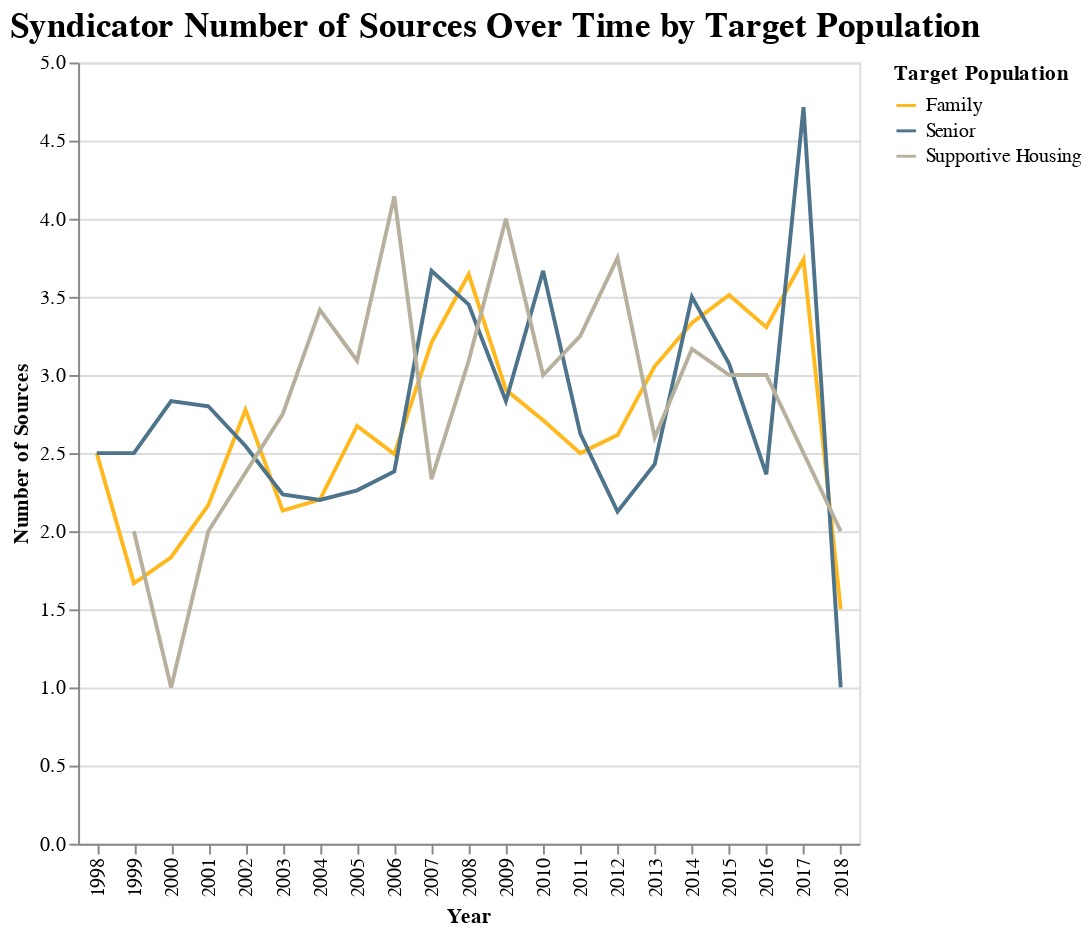

Notebook code cell kept with this figure:
### Code cell
matches_target_pop = matches_target_pop[matches_target_pop.Year > "1997"]
alt.Chart(matches_target_pop).mark_line().encode(
    x='Year',
    y='Number of Sources',
    color="Target Population"
).configure(background="#ffffff").configure_legend().properties(
    title={
      "text": ["Syndicator Number of Sources Over Time by Target Population"]})

### Figure 1 — Vega-Lite specification as saved in the notebook (floating-point values rounded to 4 significant figures)
{"width": 400, "height": 400, "config": {"title": {"fontSize": 18, "font": "Veranda Regular", "anchor": "start", "fontColor": "#000000"}, "range": {"category": ["#FFB81D", "#4E748B", "#B7B09D"], "diverging": ["#FFB81D", "#4E748B", "#B7B09D"]}, "legend": {"labelFont": "Veranda Regular", "labelLimit": 0}, "background": "#ffffff"}, "data": {"name": "data-61fdec16fd8d05d05bc00836a6a46675"}, "mark": "line", "encoding": {"color": {"type": "nominal", "field": "Target Population"}, "x": {"type": "nominal", "field": "Year"}, "y": {"type": "quantitative", "field": "Number of Sources"}}, "title": {"text": ["Syndicator Number of Sources Over Time by Target Population"]}, "$schema": "https://vega.github.io/schema/vega-lite/v4.0.2.json", "datasets": {"data-61fdec16fd8d05d05bc00836a6a46675": [{"Year": "1998", "Target Population": "Family", "yr_pis": 2000.0, "units_n": 94.0, "units_li": null, "units_ot": null, "Number of Sources": 2.5, "totalcost": 7083000.0, "id": 1905.0, "yr_pis_y": 2000.0, "n_units": 94.0, "li_units": 77.25, "type": 1.0, "credit": 2.0, "bond": 2.0, "con_stdate_PIS": 1998.0, "totalcost_adj": 11110000.0, "Cost Per Unit": 113300.0}, {"Year": "1998", "Target Population": "Senior", "yr_pis": 1999.0, "units_n": 65.0, "units_li": null, "units_ot": null, "Number of Sources": 2.5, "totalcost": 4479000.0, "id": 374.0, "yr_pis_y": 1998.0, "n_units": 63.0, "li_units": 62.5, "type": 1.0, "credit": 2.0, "bond": 2.0, "con_stdate_PIS": 1996.0, "totalcost_adj": 7025000.0, "Cost Per Unit": 107900.0}, {"Year": "1999", "Target Population": "Family", "yr_pis": 2000.0, "units_n": 91.0, "units_li": null, "units_ot": null, "Number of Sources": 1.667, "totalcost": 7887000.0, "id": 939.7, "yr_pis_y": 2000.0, "n_units": 91.0, "li_units": 90.33, "type": 1.0, "credit": 2.0, "bond": 2.0, "con_stdate_PIS": 1998.0, "totalcost_adj": 12100000.0, "Cost Per Unit": 134800.0}, {"Year": "1999", "Target Population": "Senior", "yr_pis": 2000.0, "units_n": 56.5, "units_li": null, "units_ot": null, "Number of Sources": 2.5, "totalcost": 4298000.0, "id": 1351.0, "yr_pis_y": 1999.0, "n_units": 56.0, "li_units": 56.0, "type": 1.0, "credit": 2.0, "bond": 2.0, "con_stdate_PIS": 1997.0, "totalcost_adj": 6595000.0, "Cost Per Unit": 118700.0}, {"Year": "1999", "Target Population": "Supportive Housing", "yr_pis": 2001.0, "units_n": 40.0, "units_li": null, "units_ot": null, "Number of Sources": 2.0, "totalcost": 6904000.0, "id": 1372.0, "yr_pis_y": 2001.0, "n_units": 40.0, "li_units": 40.0, "type": 2.0, "credit": 2.0, "bond": 2.0, "con_stdate_PIS": 1999.0, "totalcost_adj": 10590000.0, "Cost Per Unit": 264900.0}, {"Year": "2000", "Target Population": "Family", "yr_pis": 2001.0, "units_n": 95.25, "units_li": null, "units_ot": null, "Number of Sources": 1.833, "totalcost": 7617000.0, "id": 1866.0, "yr_pis_y": 2001.0, "n_units": 96.12, "li_units": 75.12, "type": 1.143, "credit": 2.0, "bond": 2.0, "con_stdate_PIS": 1999.0, "totalcost_adj": 11310000.0, "Cost Per Unit": 123300.0}, {"Year": "2000", "Target Population": "Senior", "yr_pis": 2001.0, "units_n": 59.67, "units_li": null, "units_ot": null, "Number of Sources": 2.833, "totalcost": 7229000.0, "id": 1526.0, "yr_pis_y": 2001.0, "n_units": 59.67, "li_units": 59.0, "type": 1.333, "credit": 2.0, "bond": 2.0, "con_stdate_PIS": 1999.0, "totalcost_adj": 10730000.0, "Cost Per Unit": 170300.0}, {"Year": "2000", "Target Population": "Supportive Housing", "yr_pis": 2001.0, "units_n": 35.0, "units_li": null, "units_ot": null, "Number of Sources": 1.0, "totalcost": 1628000.0, "id": 4482.0, "yr_pis_y": 2001.0, "n_units": 34.0, "li_units": 34.0, "type": 2.0, "credit": 2.0, "bond": 2.0, "con_stdate_PIS": 1999.0, "totalcost_adj": 2417000.0, "Cost Per Unit": 69040.0}, {"Year": "2001", "Target Population": "Family", "yr_pis": 2002.0, "units_n": 78.0, "units_li": null, "units_ot": null, "Number of Sources": 2.167, "totalcost": 8334000.0, "id": 1233.0, "yr_pis_y": 2002.0, "n_units": 78.0, "li_units": 65.14, "type": 1.0, "credit": 2.0, "bond": 2.0, "con_stdate_PIS": 2000.0, "totalcost_adj": 12030000.0, "Cost Per Unit": 135200.0}, {"Year": "2001", "Target Population": "Senior", "yr_pis": 2003.0, "units_n": 54.67, "units_li": null, "units_ot": null, "Number of Sources": 2.8, "totalcost": 6462000.0, "id": 1468.0, "yr_pis_y": 2002.0, "n_units": 54.67, "li_units": 54.33, "type": 1.0, "credit": 2.0, "bond": 2.0, "con_stdate_PIS": 2000.0, "totalcost_adj": 9328000.0, "Cost Per Unit": 172500.0}, {"Year": "2001", "Target Population": "Supportive Housing", "yr_pis": 2002.0, "units_n": 41.75, "units_li": null, "units_ot": null, "Number of Sources": 2.0, "totalcost": 4319000.0, "id": 1766.0, "yr_pis_y": 2002.0, "n_units": 41.75, "li_units": 41.5, "type": 1.25, "credit": 2.0, "bond": 2.0, "con_stdate_PIS": 2000.0, "totalcost_adj": 6235000.0, "Cost Per Unit": 177200.0}, {"Year": "2002", "Target Population": "Family", "yr_pis": 2003.0, "units_n": 64.56, "units_li": null, "units_ot": null, "Number of Sources": 2.778, "totalcost": 8772000.0, "id": 1189.0, "yr_pis_y": 2003.0, "n_units": 64.5, "li_units": 62.44, "type": 1.278, "credit": 2.0, "bond": 1.944, "con_stdate_PIS": 2001.0, "totalcost_adj": 12470000.0, "Cost Per Unit": 189600.0}, {"Year": "2002", "Target Population": "Senior", "yr_pis": 2003.0, "units_n": 76.45, "units_li": null, "units_ot": null, "Number of Sources": 2.545, "totalcost": 8006000.0, "id": 2466.0, "yr_pis_y": 2003.0, "n_units": 76.45, "li_units": 72.78, "type": 1.182, "credit": 2.0, "bond": 2.0, "con_stdate_PIS": 2001.0, "totalcost_adj": 11380000.0, "Cost Per Unit": 148700.0}, {"Year": "2003", "Target Population": "Family", "yr_pis": 2004.0, "units_n": 63.6, "units_li": null, "units_ot": null, "Number of Sources": 2.132, "totalcost": 6988000.0, "id": 1156.0, "yr_pis_y": 2004.0, "n_units": 63.8, "li_units": 61.02, "type": 1.204, "credit": 2.0, "bond": 2.0, "con_stdate_PIS": 2002.0, "totalcost_adj": 9710000.0, "Cost Per Unit": 172400.0}, {"Year": "2003", "Target Population": "Senior", "yr_pis": 2004.0, "units_n": 76.61, "units_li": null, "units_ot": null, "Number of Sources": 2.235, "totalcost": 8254000.0, "id": 2346.0, "yr_pis_y": 2004.0, "n_units": 76.61, "li_units": 73.72, "type": 1.176, "credit": 2.0, "bond": 2.0, "con_stdate_PIS": 2002.0, "totalcost_adj": 11470000.0, "Cost Per Unit": 155600.0}, {"Year": "2003", "Target Population": "Supportive Housing", "yr_pis": 2004.0, "units_n": 103.2, "units_li": null, "units_ot": null, "Number of Sources": 2.75, "totalcost": 11080000.0, "id": 1426.0, "yr_pis_y": 2004.0, "n_units": 102.8, "li_units": 102.0, "type": 1.5, "credit": 2.0, "bond": 2.0, "con_stdate_PIS": 2002.0, "totalcost_adj": 15400000.0, "Cost Per Unit": 154600.0}, {"Year": "2004", "Target Population": "Family", "yr_pis": 2005.0, "units_n": 72.47, "units_li": null, "units_ot": null, "Number of Sources": 2.203, "totalcost": 9583000.0, "id": 1758.0, "yr_pis_y": 2005.0, "n_units": 72.48, "li_units": 66.63, "type": 1.193, "credit": 2.0, "bond": 1.975, "con_stdate_PIS": 2003.0, "totalcost_adj": 12970000.0, "Cost Per Unit": 195500.0}, {"Year": "2004", "Target Population": "Senior", "yr_pis": 2005.0, "units_n": 70.52, "units_li": null, "units_ot": null, "Number of Sources": 2.2, "totalcost": 7561000.0, "id": 1854.0, "yr_pis_y": 2005.0, "n_units": 70.52, "li_units": 66.3, "type": 1.217, "credit": 2.0, "bond": 2.0, "con_stdate_PIS": 2003.0, "totalcost_adj": 10230000.0, "Cost Per Unit": 164800.0}, {"Year": "2004", "Target Population": "Supportive Housing", "yr_pis": 2005.0, "units_n": 36.25, "units_li": null, "units_ot": null, "Number of Sources": 3.417, "totalcost": 6354000.0, "id": 1511.0, "yr_pis_y": 2005.0, "n_units": 36.08, "li_units": 35.58, "type": 1.25, "credit": 2.0, "bond": 2.0, "con_stdate_PIS": 2003.0, "totalcost_adj": 8599000.0, "Cost Per Unit": 230600.0}, {"Year": "2005", "Target Population": "Family", "yr_pis": 2006.0, "units_n": 64.42, "units_li": null, "units_ot": null, "Number of Sources": 2.674, "totalcost": 9833000.0, "id": 2066.0, "yr_pis_y": 2006.0, "n_units": 64.42, "li_units": 60.52, "type": 1.206, "credit": 2.0, "bond": 1.964, "con_stdate_PIS": 2004.0, "totalcost_adj": 12870000.0, "Cost Per Unit": 219300.0}, {"Year": "2005", "Target Population": "Senior", "yr_pis": 2006.0, "units_n": 90.57, "units_li": null, "units_ot": null, "Number of Sources": 2.262, "totalcost": 10480000.0, "id": 2139.0, "yr_pis_y": 2006.0, "n_units": 90.67, "li_units": 85.2, "type": 1.239, "credit": 2.0, "bond": 1.949, "con_stdate_PIS": 2004.0, "totalcost_adj": 13720000.0, "Cost Per Unit": 166800.0}, {"Year": "2005", "Target Population": "Supportive Housing", "yr_pis": 2006.0, "units_n": 36.55, "units_li": null, "units_ot": null, "Number of Sources": 3.091, "totalcost": 7091000.0, "id": 1628.0, "yr_pis_y": 2006.0, "n_units": 36.27, "li_units": 35.55, "type": 1.273, "credit": 2.0, "bond": 2.0, "con_stdate_PIS": 2004.0, "totalcost_adj": 9282000.0, "Cost Per Unit": 281900.0}, {"Year": "2006", "Target Population": "Family", "yr_pis": 2007.0, "units_n": 76.92, "units_li": null, "units_ot": null, "Number of Sources": 2.494, "totalcost": 11690000.0, "id": 2254.0, "yr_pis_y": 2007.0, "n_units": 76.84, "li_units": 72.88, "type": 1.216, "credit": 2.0, "bond": 1.988, "con_stdate_PIS": 2005.0, "totalcost_adj": 14830000.0, "Cost Per Unit": 220500.0}, {"Year": "2006", "Target Population": "Senior", "yr_pis": 2007.0, "units_n": 58.03, "units_li": null, "units_ot": null, "Number of Sources": 2.382, "totalcost": 8635000.0, "id": 1940.0, "yr_pis_y": 2007.0, "n_units": 57.95, "li_units": 53.29, "type": 1.081, "credit": 2.0, "bond": 2.0, "con_stdate_PIS": 2005.0, "totalcost_adj": 10950000.0, "Cost Per Unit": 193200.0}, {"Year": "2006", "Target Population": "Supportive Housing", "yr_pis": 2007.0, "units_n": 56.38, "units_li": null, "units_ot": null, "Number of Sources": 4.143, "totalcost": 11690000.0, "id": 1890.0, "yr_pis_y": 2007.0, "n_units": 56.25, "li_units": 55.75, "type": 1.375, "credit": 2.0, "bond": 2.0, "con_stdate_PIS": 2005.0, "totalcost_adj": 14820000.0, "Cost Per Unit": 248600.0}, {"Year": "2007", "Target Population": "Family", "yr_pis": 2008.0, "units_n": 66.97, "units_li": null, "units_ot": null, "Number of Sources": 3.207, "totalcost": 11760000.0, "id": 2761.0, "yr_pis_y": 2008.0, "n_units": 66.96, "li_units": 56.49, "type": 1.185, "credit": 2.0, "bond": 1.952, "con_stdate_PIS": 2006.0, "totalcost_adj": 14500000.0, "Cost Per Unit": 246800.0}, {"Year": "2007", "Target Population": "Senior", "yr_pis": 2008.0, "units_n": 65.61, "units_li": null, "units_ot": null, "Number of Sources": 3.667, "totalcost": 11980000.0, "id": 3527.0, "yr_pis_y": 2008.0, "n_units": 65.43, "li_units": 53.35, "type": 1.217, "credit": 2.0, "bond": 1.905, "con_stdate_PIS": 2006.0, "totalcost_adj": 14770000.0, "Cost Per Unit": 228400.0}, {"Year": "2007", "Target Population": "Supportive Housing", "yr_pis": 2008.0, "units_n": 37.5, "units_li": null, "units_ot": null, "Number of Sources": 2.333, "totalcost": 8811000.0, "id": 2220.0, "yr_pis_y": 2008.0, "n_units": 37.33, "li_units": 35.92, "type": 1.5, "credit": 2.0, "bond": 2.0, "con_stdate_PIS": 2006.0, "totalcost_adj": 10860000.0, "Cost Per Unit": 311600.0}, {"Year": "2008", "Target Population": "Family", "yr_pis": 2009.0, "units_n": 66.59, "units_li": null, "units_ot": null, "Number of Sources": 3.644, "totalcost": 14020000.0, "id": 4209.0, "yr_pis_y": 2009.0, "n_units": 66.27, "li_units": 57.07, "type": 1.148, "credit": 2.0, "bond": 2.0, "con_stdate_PIS": 2007.0, "totalcost_adj": 16650000.0, "Cost Per Unit": 270100.0}, {"Year": "2008", "Target Population": "Senior", "yr_pis": 2009.0, "units_n": 77.15, "units_li": null, "units_ot": null, "Number of Sources": 3.45, "totalcost": 13720000.0, "id": 3835.0, "yr_pis_y": 2009.0, "n_units": 77.3, "li_units": 68.69, "type": 1.407, "credit": 2.0, "bond": 1.96, "con_stdate_PIS": 2007.0, "totalcost_adj": 16290000.0, "Cost Per Unit": 219200.0}, {"Year": "2008", "Target Population": "Supportive Housing", "yr_pis": 2009.0, "units_n": 58.33, "units_li": null, "units_ot": null, "Number of Sources": 3.091, "totalcost": 12780000.0, "id": 3107.0, "yr_pis_y": 2009.0, "n_units": 58.08, "li_units": 57.58, "type": 1.167, "credit": 2.0, "bond": 1.917, "con_stdate_PIS": 2007.0, "totalcost_adj": 15170000.0, "Cost Per Unit": 281600.0}, {"Year": "2009", "Target Population": "Family", "yr_pis": 2010.0, "units_n": 82.0, "units_li": null, "units_ot": null, "Number of Sources": 2.905, "totalcost": 17400000.0, "id": 4285.0, "yr_pis_y": 2010.0, "n_units": 81.8, "li_units": 70.33, "type": 1.282, "credit": 2.0, "bond": 1.947, "con_stdate_PIS": 2008.0, "totalcost_adj": 20740000.0, "Cost Per Unit": 277600.0}, {"Year": "2009", "Target Population": "Senior", "yr_pis": 2010.0, "units_n": 58.84, "units_li": null, "units_ot": null, "Number of Sources": 2.833, "totalcost": 13470000.0, "id": 3705.0, "yr_pis_y": 2010.0, "n_units": 58.68, "li_units": 57.79, "type": 1.118, "credit": 2.0, "bond": 2.0, "con_stdate_PIS": 2008.0, "totalcost_adj": 16050000.0, "Cost Per Unit": 259400.0}, {"Year": "2009", "Target Population": "Supportive Housing", "yr_pis": 2011.0, "units_n": 59.8, "units_li": null, "units_ot": null, "Number of Sources": 4.0, "totalcost": 15010000.0, "id": 2520.0, "yr_pis_y": 2010.0, "n_units": 59.6, "li_units": 54.6, "type": 1.0, "credit": 2.0, "bond": 2.0, "con_stdate_PIS": 2008.0, "totalcost_adj": 17890000.0, "Cost Per Unit": 329700.0}, {"Year": "2010", "Target Population": "Family", "yr_pis": 2011.0, "units_n": 66.33, "units_li": null, "units_ot": null, "Number of Sources": 2.71, "totalcost": 14400000.0, "id": 3851.0, "yr_pis_y": 2011.0, "n_units": 66.17, "li_units": 59.06, "type": 1.196, "credit": 2.0, "bond": 1.977, "con_stdate_PIS": 2009.0, "totalcost_adj": 16880000.0, "Cost Per Unit": 281700.0}, {"Year": "2010", "Target Population": "Senior", "yr_pis": 2011.0, "units_n": 66.93, "units_li": null, "units_ot": null, "Number of Sources": 3.667, "totalcost": 16400000.0, "id": 4161.0, "yr_pis_y": 2011.0, "n_units": 66.71, "li_units": 64.07, "type": 1.0, "credit": 2.0, "bond": 2.0, "con_stdate_PIS": 2009.0, "totalcost_adj": 19230000.0, "Cost Per Unit": 283900.0}, {"Year": "2010", "Target Population": "Supportive Housing", "yr_pis": 2012.0, "units_n": 64.14, "units_li": null, "units_ot": null, "Number of Sources": 3.0, "totalcost": 16900000.0, "id": 2898.0, "yr_pis_y": 2011.0, "n_units": 63.43, "li_units": 63.14, "type": 1.286, "credit": 2.0, "bond": 1.714, "con_stdate_PIS": 2009.0, "totalcost_adj": 19820000.0, "Cost Per Unit": 299000.0}, {"Year": "2011", "Target Population": "Family", "yr_pis": 2012.0, "units_n": 57.05, "units_li": null, "units_ot": null, "Number of Sources": 2.5, "totalcost": 13150000.0, "id": 3316.0, "yr_pis_y": 2012.0, "n_units": 56.96, "li_units": 52.58, "type": 1.333, "credit": 2.0, "bond": 2.0, "con_stdate_PIS": 2010.0, "totalcost_adj": 14950000.0, "Cost Per Unit": 273200.0}, {"Year": "2011", "Target Population": "Senior", "yr_pis": 2012.0, "units_n": 61.86, "units_li": null, "units_ot": null, "Number of Sources": 2.625, "totalcost": 13700000.0, "id": 4586.0, "yr_pis_y": 2012.0, "n_units": 61.43, "li_units": 53.64, "type": 1.214, "credit": 2.0, "bond": 2.0, "con_stdate_PIS": 2010.0, "totalcost_adj": 15570000.0, "Cost Per Unit": 244900.0}, {"Year": "2011", "Target Population": "Supportive Housing", "yr_pis": 2012.0, "units_n": 70.0, "units_li": null, "units_ot": null, "Number of Sources": 3.25, "totalcost": 20120000.0, "id": 2795.0, "yr_pis_y": 2012.0, "n_units": 69.12, "li_units": 68.38, "type": 1.5, "credit": 2.0, "bond": 2.0, "con_stdate_PIS": 2010.0, "totalcost_adj": 22860000.0, "Cost Per Unit": 310400.0}, {"Year": "2012", "Target Population": "Family", "yr_pis": 2013.0, "units_n": 58.7, "units_li": 71.5, "units_ot": 0.5, "Number of Sources": 2.615, "totalcost": 12650000.0, "id": 3756.0, "yr_pis_y": 2013.0, "n_units": 58.75, "li_units": 52.7, "type": 1.333, "credit": 2.0, "bond": 1.972, "con_stdate_PIS": 2011.0, "totalcost_adj": 14090000.0, "Cost Per Unit": 253600.0}, {"Year": "2012", "Target Population": "Senior", "yr_pis": 2013.0, "units_n": 68.87, "units_li": 44.0, "units_ot": 0.0, "Number of Sources": 2.125, "totalcost": 13410000.0, "id": 3535.0, "yr_pis_y": 2013.0, "n_units": 68.65, "li_units": 65.45, "type": 1.273, "credit": 2.0, "bond": 1.9, "con_stdate_PIS": 2011.0, "totalcost_adj": 14930000.0, "Cost Per Unit": 228800.0}, {"Year": "2012", "Target Population": "Supportive Housing", "yr_pis": 2013.0, "units_n": 58.55, "units_li": null, "units_ot": null, "Number of Sources": 3.75, "totalcost": 15990000.0, "id": 3292.0, "yr_pis_y": 2013.0, "n_units": 58.18, "li_units": 57.6, "type": 1.0, "credit": 2.0, "bond": 2.0, "con_stdate_PIS": 2011.0, "totalcost_adj": 17810000.0, "Cost Per Unit": 305800.0}, {"Year": "2013", "Target Population": "Family", "yr_pis": 2014.0, "units_n": 62.54, "units_li": 47.67, "units_ot": 1.333, "Number of Sources": 3.056, "totalcost": 13770000.0, "id": 2833.0, "yr_pis_y": 2014.0, "n_units": 62.6, "li_units": 56.23, "type": 1.163, "credit": 2.0, "bond": 1.956, "con_stdate_PIS": 2012.0, "totalcost_adj": 15110000.0, "Cost Per Unit": 251900.0}, {"Year": "2013", "Target Population": "Senior", "yr_pis": 2014.0, "units_n": 78.82, "units_li": 159.5, "units_ot": 0.5, "Number of Sources": 2.429, "totalcost": 14660000.0, "id": 3326.0, "yr_pis_y": 2014.0, "n_units": 78.91, "li_units": 70.82, "type": 1.211, "credit": 2.0, "bond": 2.0, "con_stdate_PIS": 2012.0, "totalcost_adj": 16090000.0, "Cost Per Unit": 219800.0}, {"Year": "2013", "Target Population": "Supportive Housing", "yr_pis": 2014.0, "units_n": 78.0, "units_li": null, "units_ot": null, "Number of Sources": 2.6, "totalcost": 16130000.0, "id": 2812.0, "yr_pis_y": 2014.0, "n_units": 78.2, "li_units": 77.8, "type": 1.5, "credit": 2.0, "bond": 2.0, "con_stdate_PIS": 2012.0, "totalcost_adj": 17710000.0, "Cost Per Unit": 322400.0}, {"Year": "2014", "Target Population": "Family", "yr_pis": 2015.0, "units_n": 59.43, "units_li": 53.83, "units_ot": 1.167, "Number of Sources": 3.333, "totalcost": 11450000.0, "id": 2945.0, "yr_pis_y": 2015.0, "n_units": 59.55, "li_units": 53.98, "type": 1.283, "credit": 2.0, "bond": 2.0, "con_stdate_PIS": 2013.0, "totalcost_adj": 12370000.0, "Cost Per Unit": 215300.0}, {"Year": "2014", "Target Population": "Senior", "yr_pis": 2015.0, "units_n": 61.62, "units_li": 40.0, "units_ot": 0.0, "Number of Sources": 3.5, "totalcost": 14500000.0, "id": 3325.0, "yr_pis_y": 2015.0, "n_units": 61.62, "li_units": 57.31, "type": 1.25, "credit": 2.0, "bond": 2.0, "con_stdate_PIS": 2013.0, "totalcost_adj": 15650000.0, "Cost Per Unit": 255300.0}, {"Year": "2014", "Target Population": "Supportive Housing", "yr_pis": 2016.0, "units_n": 56.0, "units_li": null, "units_ot": null, "Number of Sources": 3.167, "totalcost": 16260000.0, "id": 3184.0, "yr_pis_y": 2015.0, "n_units": 55.25, "li_units": 54.38, "type": 1.25, "credit": 2.0, "bond": 2.0, "con_stdate_PIS": 2013.0, "totalcost_adj": 17560000.0, "Cost Per Unit": 321400.0}, {"Year": "2015", "Target Population": "Family", "yr_pis": 2016.0, "units_n": 58.72, "units_li": 55.8, "units_ot": 2.133, "Number of Sources": 3.512, "totalcost": 13130000.0, "id": 2967.0, "yr_pis_y": 2016.0, "n_units": 58.58, "li_units": 53.57, "type": 1.322, "credit": 2.0, "bond": 2.0, "con_stdate_PIS": 2014.0, "totalcost_adj": 14160000.0, "Cost Per Unit": 247000.0}, {"Year": "2015", "Target Population": "Senior", "yr_pis": 2016.0, "units_n": 59.94, "units_li": 61.33, "units_ot": 1.667, "Number of Sources": 3.071, "totalcost": 9260000.0, "id": 2032.0, "yr_pis_y": 2016.0, "n_units": 59.94, "li_units": 53.31, "type": 1.6, "credit": 2.0, "bond": 2.0, "con_stdate_PIS": 2014.0, "totalcost_adj": 9988000.0, "Cost Per Unit": 176400.0}, {"Year": "2015", "Target Population": "Supportive Housing", "yr_pis": 2016.0, "units_n": 37.33, "units_li": null, "units_ot": null, "Number of Sources": 3.0, "totalcost": 9852000.0, "id": 4850.0, "yr_pis_y": 2016.0, "n_units": 37.33, "li_units": 36.67, "type": 1.333, "credit": 2.0, "bond": null, "con_stdate_PIS": 2014.0, "totalcost_adj": 10630000.0, "Cost Per Unit": 284200.0}, {"Year": "2016", "Target Population": "Family", "yr_pis": 2017.0, "units_n": 51.29, "units_li": 48.15, "units_ot": 1.65, "Number of Sources": 3.306, "totalcost": 10400000.0, "id": 2016.0, "yr_pis_y": 2017.0, "n_units": 51.24, "li_units": 45.77, "type": 1.293, "credit": 2.0, "bond": 2.0, "con_stdate_PIS": 2015.0, "totalcost_adj": 11070000.0, "Cost Per Unit": 227500.0}, {"Year": "2016", "Target Population": "Senior", "yr_pis": 2017.0, "units_n": 66.38, "units_li": 48.0, "units_ot": 0.0, "Number of Sources": 2.364, "totalcost": 14440000.0, "id": 2834.0, "yr_pis_y": 2017.0, "n_units": 66.56, "li_units": 59.14, "type": 1.571, "credit": 2.0, "bond": 2.0, "con_stdate_PIS": 2015.0, "totalcost_adj": 15380000.0, "Cost Per Unit": 222800.0}, {"Year": "2016", "Target Population": "Supportive Housing", "yr_pis": 2017.0, "units_n": 41.5, "units_li": null, "units_ot": null, "Number of Sources": 3.0, "totalcost": 9885000.0, "id": 2944.0, "yr_pis_y": 2016.0, "n_units": 41.5, "li_units": 35.5, "type": 1.25, "credit": 2.0, "bond": null, "con_stdate_PIS": 2014.0, "totalcost_adj": 10530000.0, "Cost Per Unit": 245500.0}, {"Year": "2017", "Target Population": "Family", "yr_pis": 2018.0, "units_n": 56.88, "units_li": 58.22, "units_ot": 1.667, "Number of Sources": 3.739, "totalcost": 13710000.0, "id": 2316.0, "yr_pis_y": 2018.0, "n_units": 57.08, "li_units": 50.33, "type": 1.263, "credit": 2.0, "bond": 2.0, "con_stdate_PIS": 2016.0, "totalcost_adj": 14300000.0, "Cost Per Unit": 249500.0}, {"Year": "2017", "Target Population": "Senior", "yr_pis": 2018.0, "units_n": 67.56, "units_li": 39.5, "units_ot": 0.0, "Number of Sources": 4.714, "totalcost": 14200000.0, "id": 2886.0, "yr_pis_y": 2018.0, "n_units": 66.33, "li_units": 53.57, "type": 1.857, "credit": 2.0, "bond": 2.0, "con_stdate_PIS": 2016.0, "totalcost_adj": 14810000.0, "Cost Per Unit": 206100.0}, {"Year": "2018", "Target Population": "Family", "yr_pis": 2018.0, "units_n": 58.0, "units_li": null, "units_ot": null, "Number of Sources": 1.5, "totalcost": 10810000.0, "id": 4002.0, "yr_pis_y": 2018.0, "n_units": 60.33, "li_units": 47.0, "type": 1.0, "credit": 2.0, "bond": null, "con_stdate_PIS": 2016.0, "totalcost_adj": 11010000.0, "Cost Per Unit": 199000.0}, {"Year": "2018", "Target Population": "Senior", "yr_pis": 2018.0, "units_n": 48.0, "units_li": null, "units_ot": null, "Number of Sources": 1.0, "totalcost": 6019000.0, "id": 1094.0, "yr_pis_y": 2019.0, "n_units": 48.0, "li_units": null, "type": null, "credit": 2.0, "bond": null, "con_stdate_PIS": 2017.0, "totalcost_adj": 6128000.0, "Cost Per Unit": 127700.0}, {"Year": "2018", "Target Population": "Supportive Housing", "yr_pis": 2019.0, "units_n": 166.0, "units_li": null, "units_ot": null, "Number of Sources": 2.0, "totalcost": 27880000.0, "id": 2526.0, "yr_pis_y": 2019.0, "n_units": 166.0, "li_units": null, "type": null, "credit": 2.0, "bond": null, "con_stdate_PIS": 2017.0, "totalcost_adj": 28390000.0, "Cost Per Unit": 171000.0}]}}
